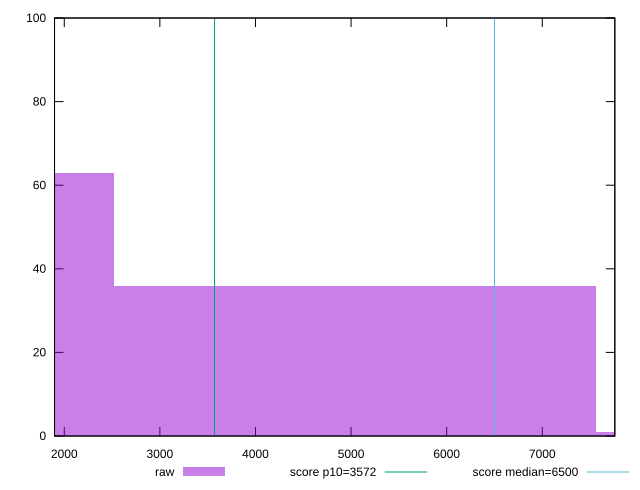

The gnuplot source for this figure:
reset

$raw <<EOF
5038.040189798386 36
10076.080379596771 1
0 63
EOF

set key outside below
set boxwidth 5038.040189798386
set xrange [1898.2045000000003:7758.945999999999]
set yrange [0:100]
set trange [0:100]
set style fill transparent solid 0.5 noborder

set parametric
set terminal svg size 640, 490 enhanced background rgb 'white'
set output "report_00017_2021-02-10T15-08-03.406Z/first-cpu-idle/samples/pages+cached+noadtech/raw/histogram.svg"

plot $raw title "raw" with boxes, \
     3572,t title "score p10=3572", \
     6500,t title "score median=6500"

reset
